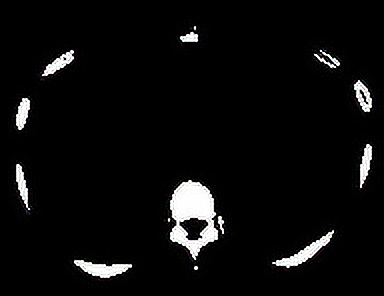
#> input picture spatialfilter/Figures/imagefor_laplacian.png, 384 x 296 px
$ python pb_laplacian.py
#> lines starting #> are read from the running program, lines starting #| are printed output that depends on the picture
import cv2
import scipy.ndimage

# Opening the image.
a = cv2.imread('../Figures/imagefor_laplacian.png')
#> a is the input picture: shape (296, 384, 3); mean B, G, R 11.8, 11.7, 11.8
# Performing Laplacian filter.
b = scipy.ndimage.filters.laplace(a,mode='reflect')
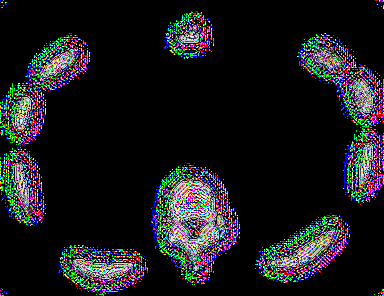
#> b: shape (296, 384, 3); mean B, G, R 24.8, 24.7, 25.4
cv2.imwrite('../Figures/laplacian_new.png',b)

$ run again, with spatialfilter/Figures/ct_saltandpepper.png copied over spatialfilter/Figures/imagefor_laplacian.png
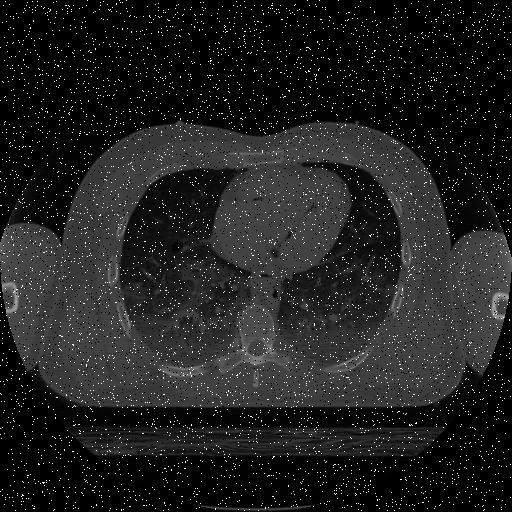
#> input picture spatialfilter/Figures/ct_saltandpepper.png, 512 x 512 px
#> a is the input picture: shape (512, 512, 3); min 0, max 255, mean 31.8
#> `b = scipy.ndimage.filters.laplace(a,mode='reflect')`:
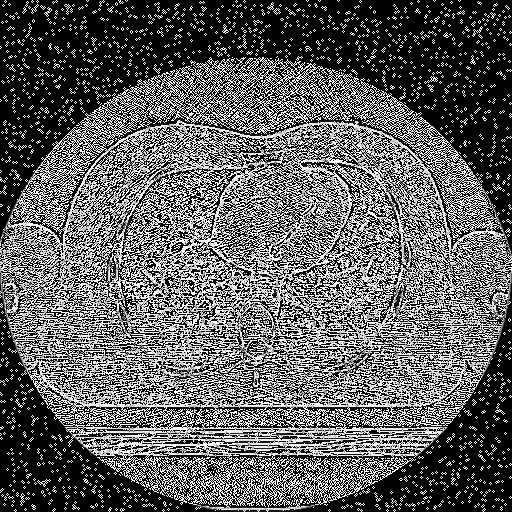
#> b: shape (512, 512, 3); min 0, max 255, mean 95.1
